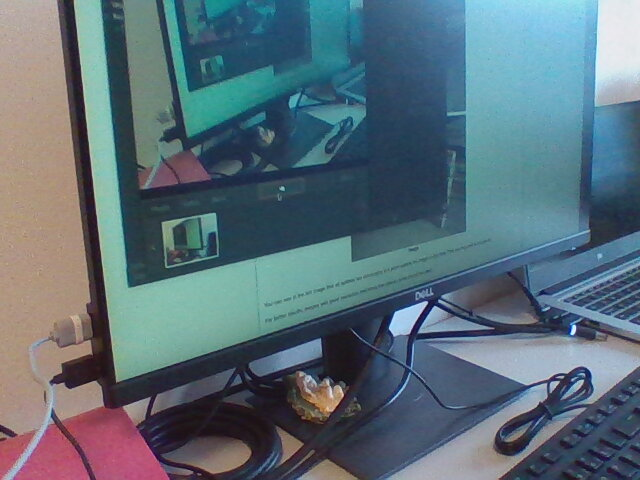
#> input picture images/epipolar_const/left.jpg, 640 x 480 px
$ python epipolar.py
#> lines starting #> are read from the running program, lines starting #| are printed output that depends on the picture; after the words box and inside, x2 and y2 are one past the last pixel; in counts of white or black regions, pixels touching at a corner belong together
import numpy as np
import cv2 as cv
from matplotlib import pyplot as plt
img1 = cv.imread('../images/epipolar_const/left.jpg', 0)  #queryimage # left image
#> img1: shape (480, 640); min 9, max 247, mean 106.1
img2 = cv.imread('../images/epipolar_const/right.jpg', 0) #trainimage # right image
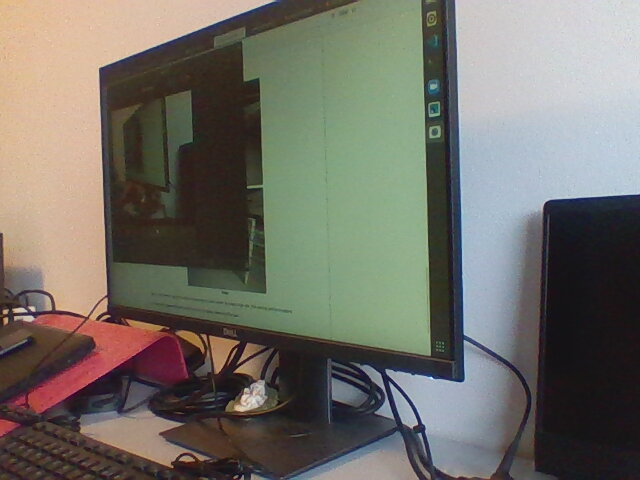
#> input picture images/epipolar_const/right.jpg, 640 x 480 px
#> img2: shape (480, 640); min 8, max 234, mean 111.9
sift = cv.SIFT_create()
# find the keypoints and descriptors with SIFT
kp1, des1 = sift.detectAndCompute(img1,None)
#> kp1 = 1133 keypoints; strongest (x, y, size): (401, 322, 16), (425, 303, 3.3), (562, 377, 2.1), (554, 385, 4.8)
kp2, des2 = sift.detectAndCompute(img2,None)
#> kp2 = 698 keypoints; strongest (x, y, size): (251, 400, 16.9), (5, 312, 3.3), (32, 309, 3.5), (6, 320, 3.5)
# FLANN parameters
FLANN_INDEX_KDTREE = 1
index_params = dict(algorithm = FLANN_INDEX_KDTREE, trees = 5)
search_params = dict(checks=50)
flann = cv.FlannBasedMatcher(index_params,search_params)
matches = flann.knnMatch(des1,des2,k=2)
#> matches = 1133 matches

pts1 = []
pts2 = []

# ratio test as per Lowe's paper
for i,(m,n) in enumerate(matches):
    if m.distance < 0.8*n.distance:
        pts2.append(kp2[m.trainIdx].pt)
        pts1.append(kp1[m.queryIdx].pt)
#> after the loop, pts1 = 99 pairs, first value 51.44 to 633.5, second value 2.45 to 473.1; pts2 = 99 pairs, first value 17.45 to 542.6, second value 11.13 to 476.4

pts1 = np.int32(pts1)
#> pts1 = 99 pairs, first value 51 to 633, second value 2 to 473
pts2 = np.int32(pts2)
#> pts2 = 99 pairs, first value 17 to 542, second value 11 to 476
F, mask = cv.findFundamentalMat(pts1,pts2,cv.FM_LMEDS)
#> F = [[2.14e-06, -1.42e-06, -0.000638], [-1.31e-06, 7.05e-06, -0.00211], [-5.73e-05, -0.00239, 1]]; mask = 99 values, max 1 at index 0, min 0 at index 9, mean 0.949
# We select only inlier points
pts1 = pts1[mask.ravel()==1]
#> pts1 = 94 pairs, first value 51 to 633, second value 2 to 473
pts2 = pts2[mask.ravel()==1]
#> pts2 = 94 pairs, first value 17 to 542, second value 11 to 476

def drawlines(img1,img2,lines,pts1,pts2):
    ''' img1 - image on which we draw the epilines for the points in img2
        lines - corresponding epilines '''
    r,c = img1.shape
    img1 = cv.cvtColor(img1,cv.COLOR_GRAY2BGR)
    img2 = cv.cvtColor(img2,cv.COLOR_GRAY2BGR)
    for r,pt1,pt2 in zip(lines,pts1,pts2):
        color = tuple(np.random.randint(0,255,3).tolist())
        x0,y0 = map(int, [0, -r[2]/r[1] ])
        x1,y1 = map(int, [c, -(r[2]+r[0]*c)/r[1] ])
        img1 = cv.line(img1, (x0,y0), (x1,y1), color,1)
        img1 = cv.circle(img1,tuple(pt1),5,color,-1)
        img2 = cv.circle(img2,tuple(pt2),5,color,-1)
    return img1,img2


# Find epilines corresponding to points in right image (second image) and
# drawing its lines on left image
lines1 = cv.computeCorrespondEpilines(pts2.reshape(-1,1,2), 2,F)
#> lines1 = 94 rows, first 8: [-0.559, 0.829, -18.58], [-0.547, 0.837, -28.77], [0.123, -0.992, 331.8], [-0.547, 0.837, -28.77], [0.521, -0.853, 50.27], [0.171, -0.985, 302.2], [0.0654, -0.998, 366.8], [0.636, -0.772, -47.69]
lines1 = lines1.reshape(-1,3)
img5,img6 = drawlines(img1,img2,lines1,pts1,pts2)
#> the loop in drawlines, `for r,pt1,pt2 in zip(lines,pts1,pts2):` made 94 passes
#> (r, pt1, pt2, color, y0, y1) on passes 1 to 9: ([-0.559, 0.829, -18.58], [51, 377], [161, 430], (172, 47, 117), 22, 454), ([-0.547, 0.837, -28.77], [51, 381], [160, 433], (192, 67, 251), 34, 452), ([0.123, -0.992, 331.8], [52, 410], [243, 281], (195, 103, 9), 334, 413), ([-0.547, 0.837, -28.77], [55, 380], [160, 433], (211, 21, 242), 34, 452), ([0.521, -0.853, 50.27], [59, 35], [379, 346], (36, 87, 70), 58, 449), ([0.171, -0.985, 302.2], [64, 365], [253, 86], (216, 88, 140), 306, 417), ([0.0654, -0.998, 366.8], [73, 441], [164, 143], (58, 193, 230), 367, 409), ([0.636, -0.772, -47.69], [73, 441], [482, 347], (39, 87, 174), -61, 465), ([0.531, -0.847, 42], [80, 197], [542, 283], (88, 81, 165), 49, 450)
#> after the loop in drawlines, `for r,pt1,pt2 in zip(lines,pts1,pts2):`:
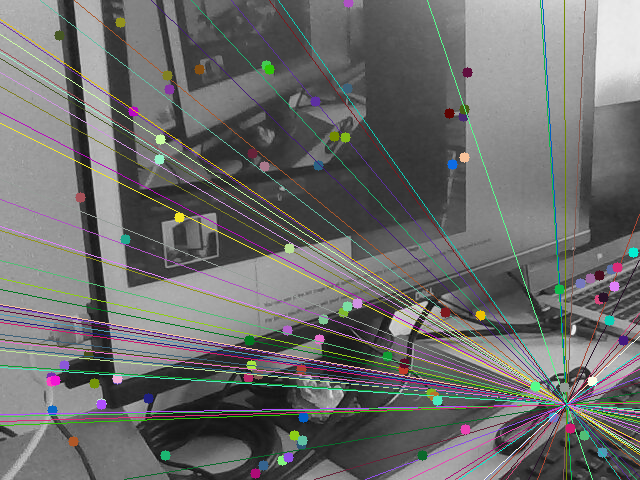
#> img1: shape (480, 640, 3); mean B, G, R 108.1, 109, 108.8
#> after the loop in drawlines, `for r,pt1,pt2 in zip(lines,pts1,pts2):`:
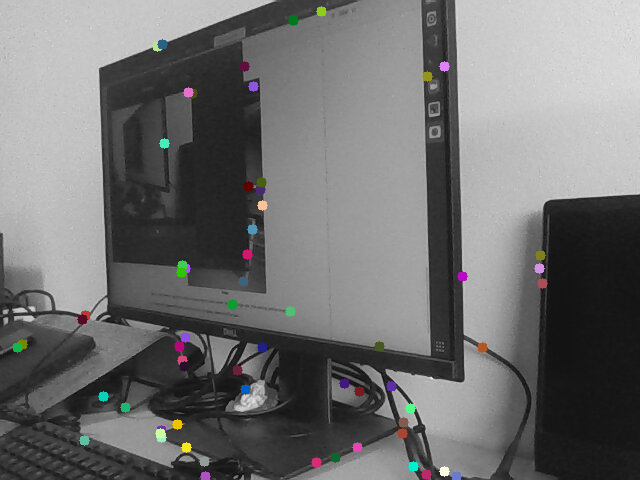
#> img2: shape (480, 640, 3); mean B, G, R 112.4, 112.4, 112.5
# Find epilines corresponding to points in left image (first image) and
# drawing its lines on right image
lines2 = cv.computeCorrespondEpilines(pts1.reshape(-1,1,2), 1,F)
#> lines2 = 94 rows, first 8: [-0.911, 0.412, 82], [-0.903, 0.43, 72.74], [-0.841, 0.541, 12.71], [-0.905, 0.425, 75.48], [-0.278, -0.961, 452.3], [-0.937, 0.349, 113.8], [-0.775, 0.632, -41.01], [-0.775, 0.632, -41.01]
lines2 = lines2.reshape(-1,3)
img3,img4 = drawlines(img2,img1,lines2,pts2,pts1)
#> the loop in drawlines (call 2), `for r,pt1,pt2 in zip(lines,pts1,pts2):` made 94 passes
#> (r, pt1, pt2, color, y0, y1) on passes 1 to 9: ([-0.911, 0.412, 82], [161, 430], [51, 377], (234, 204, 230), -198, 1215), ([-0.903, 0.43, 72.74], [160, 433], [51, 381], (35, 214, 254), -169, 1173), ([-0.841, 0.541, 12.71], [243, 281], [52, 410], (189, 197, 215), -23, 971), ([-0.905, 0.425, 75.48], [160, 433], [55, 380], (43, 32, 11), -177, 1185), ([-0.278, -0.961, 452.3], [379, 346], [59, 35], (104, 212, 138), 470, 285), ([-0.937, 0.349, 113.8], [253, 86], [64, 365], (182, 235, 165), -325, 1391), ([-0.775, 0.632, -41.01], [164, 143], [73, 441], (125, 156, 111), 64, 849), ([-0.775, 0.632, -41.01], [482, 347], [73, 441], (232, 2, 27), 64, 849), ([-0.671, -0.742, 471.5], [542, 283], [80, 197], (211, 217, 151), 635, 57)
#> pass 1, in drawlines (call 2), `img1 = cv.line(img1, (x0,y0), (x1,y1), color,1)`:
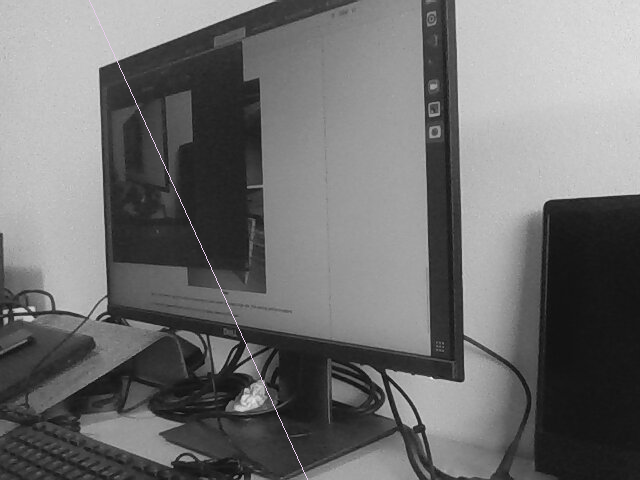
#> img1: shape (480, 640, 3); mean B, G, R 112.2, 112.1, 112.1
#> pass 2, in drawlines (call 2), `img1 = cv.line(img1, (x0,y0), (x1,y1), color,1)`:
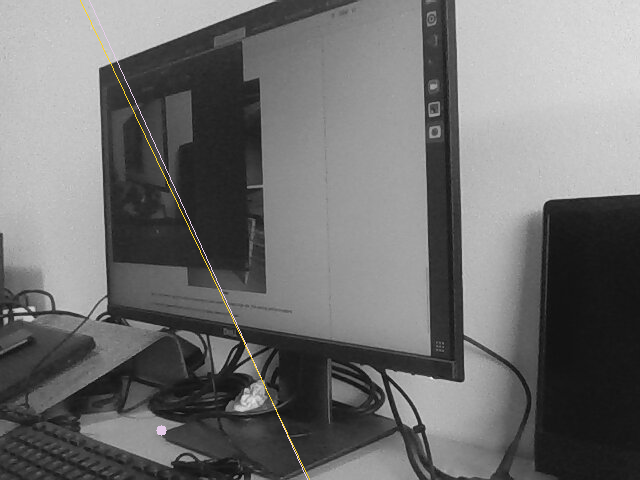
#> img1: shape (480, 640, 3); mean B, G, R 112.1, 112.3, 112.4
#> after the loop in drawlines (call 2), `for r,pt1,pt2 in zip(lines,pts1,pts2):`:
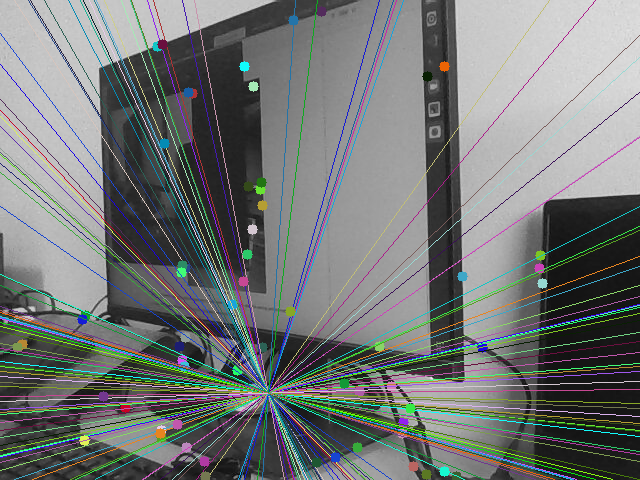
#> img1: shape (480, 640, 3); 14.07% of pixels changed, all inside (x1, y1, x2, y2) = (0, 0, 640, 480)
#> after the loop in drawlines (call 2), `for r,pt1,pt2 in zip(lines,pts1,pts2):`:
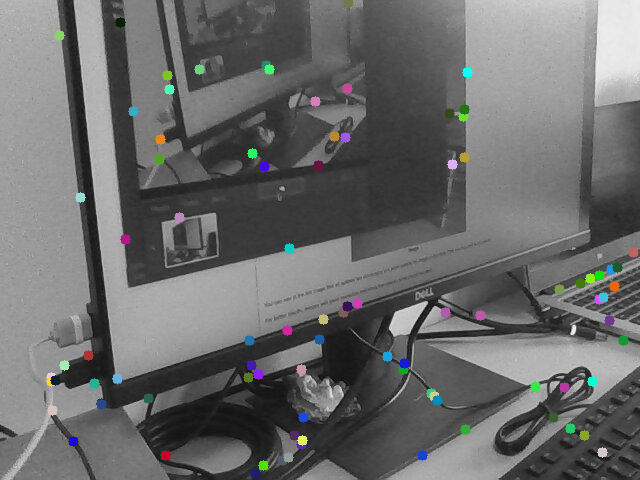
#> img2: shape (480, 640, 3); mean B, G, R 106.9, 107.1, 106.5
plt.subplot(121),plt.imshow(img5)
plt.subplot(122),plt.imshow(img3)
plt.show()
#> figure, not shown here; B, G, R data is drawn as R, G, B
